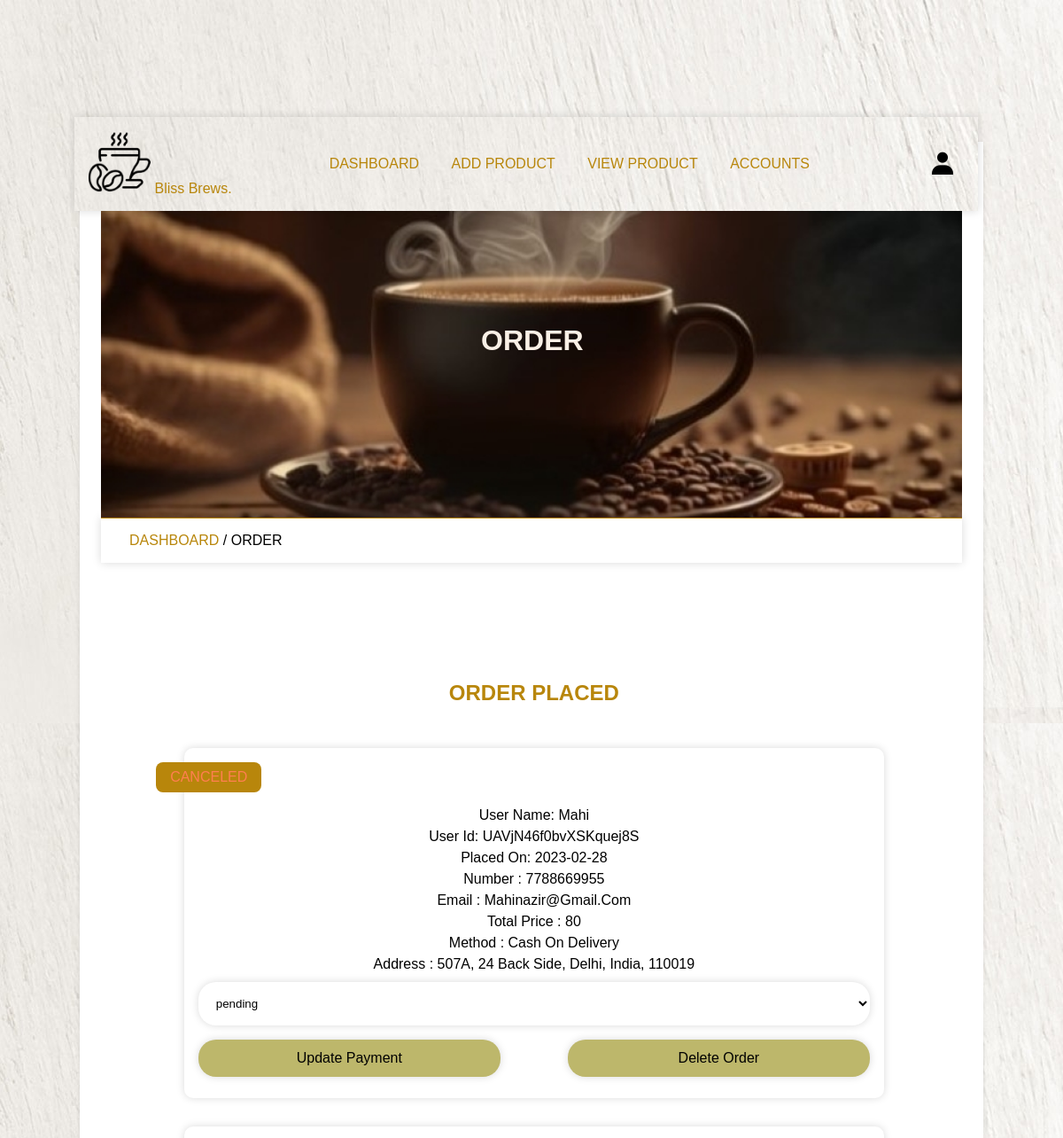
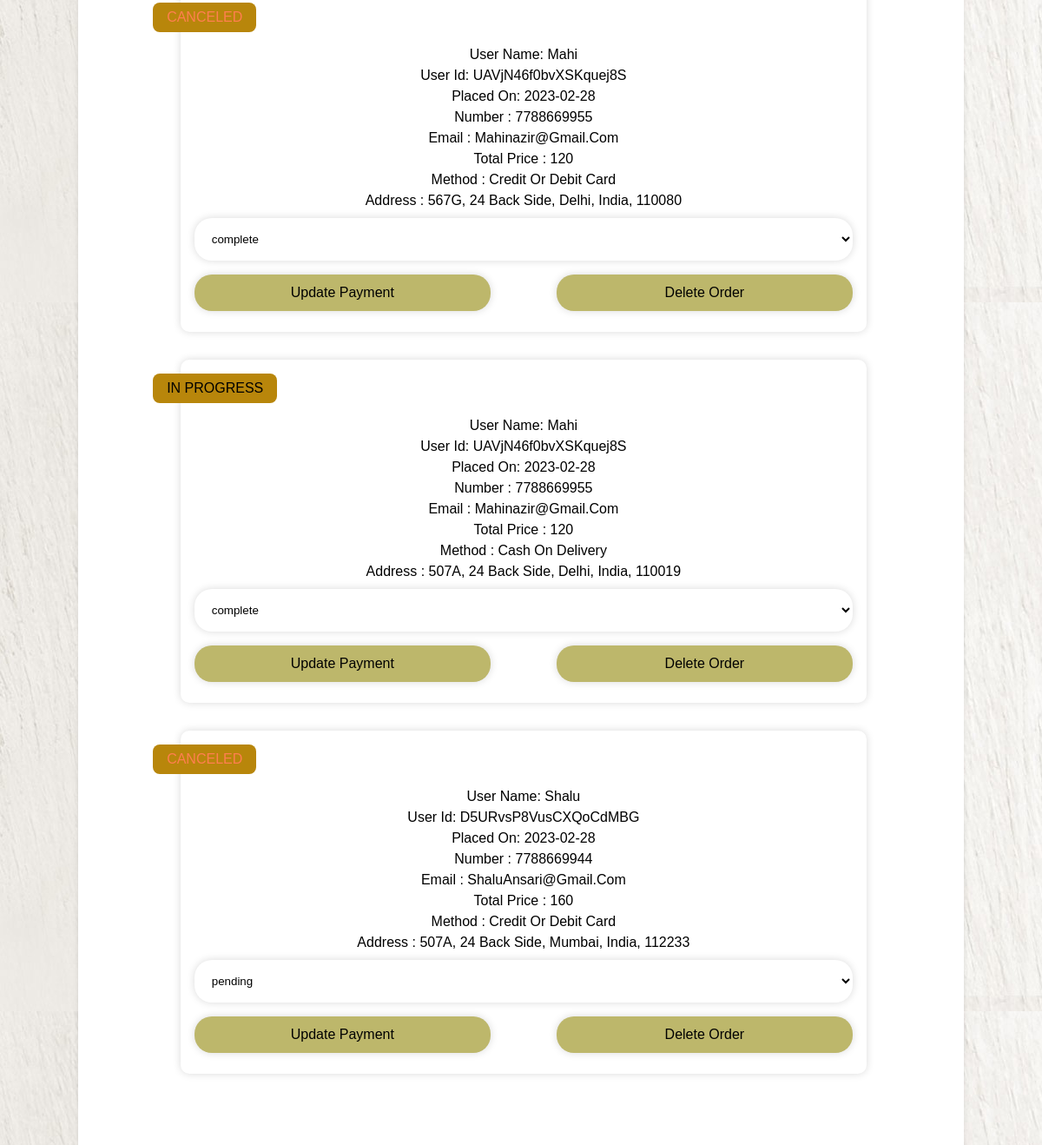
Screenshot of /admin/admin_order.php (signed in) with the database file from the repository (2 pictures, top to bottom).
### tables this page shows
CREATE TABLE `orders` (
  `id` varchar(20) NOT NULL,
  `user_id` varchar(20) NOT NULL,
  `name` varchar(50) NOT NULL,
  `number` varchar(10) NOT NULL,
  `email` varchar(50) NOT NULL,
  `address` varchar(200) NOT NULL,
  `address_type` varchar(10) NOT NULL,
  `method` varchar(50) NOT NULL,
  `product_id` varchar(20) NOT NULL,
  `price` varchar(10) NOT NULL,
  `qty` varchar(2) NOT NULL,
  `date` date NOT NULL DEFAULT current_timestamp(),
  `status` varchar(50) NOT NULL DEFAULT 'in progress',
  `payment_status` varchar(100) NOT NULL
);

### admin/admin_order.php (the view, shortened to what this page needs)
<?php
	include '../components/connection.php';
?>
<!DOCTYPE html>
<html lang="en">
<head>
	<link href='https://unpkg.com/boxicons@2.1.2/css/boxicons.min.css' rel='stylesheet'>
</head>
<body>
		<?php include '../components/admin_header.php'; ?>
		<div class="main">
			<div class="banner">
				<h1>order</h1>
			</div>
			<div class="title2">
				<a href="dashboard.php">dashboard </a><span>/ order</span>
			</div>
		<section class="order-container">
			<h1 class="heading">order placed</h1>
			<div class="box-container">
				<?php
					$select_orders = $conn->prepare("SELECT * FROM `orders` ");
					$select_orders->execute();
					if ($select_orders->rowCount() > 0) {
						while($fetch_orders = $select_orders->fetch(PDO::FETCH_ASSOC)){
				?>
				<div class="box">
					<div class="status" style="color: <?php if($fetch_orders['status'] == 'in progress'){echo 'golden'; }else{echo "coral";} ?>;"><?= $fetch_orders['status'] ?></div>
					<div class="detail">
						<p>user name: <span><?= $fetch_orders['name']; ?></span></p>
						<p>user id: <span><?php echo $fetch_orders['user_id']; ?></span></p>
						<p>placed on: <span><?= $fetch_orders['date']; ?></span></p>
						<p>number : <span><?php echo $fetch_orders['number']; ?></span></p>
						<p>email : <span><?php echo $fetch_orders['email']; ?></span></p>
						<p>total price : <span><?php echo $fetch_orders['price']; ?></span></p>
						<p>method : <span><?php echo $fetch_orders['method']; ?></span></p>
						<p>address : <span><?php echo $fetch_orders['address']; ?></span></p>
					</div>
					<form method="post">
						<select name="update_payment">
							<option disabled selected><?php echo $fetch_orders['payment_status']; ?></option>
						</select>
						<div class="flex-btn">
							<input type="submit" name="update_order" value="update payment" class="btn">
							<input type="submit" name="delete_order" value="delete order" class="btn" onclick="return confirm('delete this review');">
						</div>
					</form>
				</div>
				<?php
						}
					}else{
							echo '
								<div class="empty">
									<p>no order placed yet!</p>
								</div>
							';
					}
				?>
			</div>
		</section>
	</div>
</body>
</html>

### components/admin_header.php (shortened to what this page needs)
<header class="header">
	<div class="flex">
		<a href="dashboard.php" class="logo"><img src="../img/logo 1.png"> Bliss Brews.</a>
		<nav class="navbar">
			<a href="dashboard.php">dashboard</a>
			<a href="add_product.php">add product</a>
			<a href="view_product.php">view product</a>
			<a href="user_accounts.php">accounts</a>
		</nav>
		<div class="icons">
			<i class="bx bxs-user" id="user-btn"></i>
		</div>
	</div>
</header>

### rows the page displays
orders: status "CANCELED", name "Mahi", user "UAVjN46f0bvXSKquej8S", date "2023-02-28", number "7788669955", email "Mahinazir@gmail.com", price "80", method "Cash On Delivery", address "507A, 24 Back Side, Delhi, India, 110019", update_payment "pending"
orders: status "CANCELED", name "Mahi", user "UAVjN46f0bvXSKquej8S", date "2023-02-28", number "7788669955", email "Mahinazir@gmail.com", price "120", method "Credit Or Debit Card", address "567G, 24 Back Side, Delhi, India, 110080", update_payment "complete"
orders: status "IN PROGRESS", name "Mahi", user "UAVjN46f0bvXSKquej8S", date "2023-02-28", number "7788669955", email "Mahinazir@gmail.com", price "120", method "Cash On Delivery", address "507A, 24 Back Side, Delhi, India, 110019", update_payment "complete"
orders: status "CANCELED", name "Shalu", user "D5URvsP8VusCXQoCdMBG", date "2023-02-28", number "7788669944", email "ShaluAnsari@gmail.com", price "160", method "Credit Or Debit Card", address "507A, 24 Back Side, Mumbai, India, 112233", update_payment "pending"
